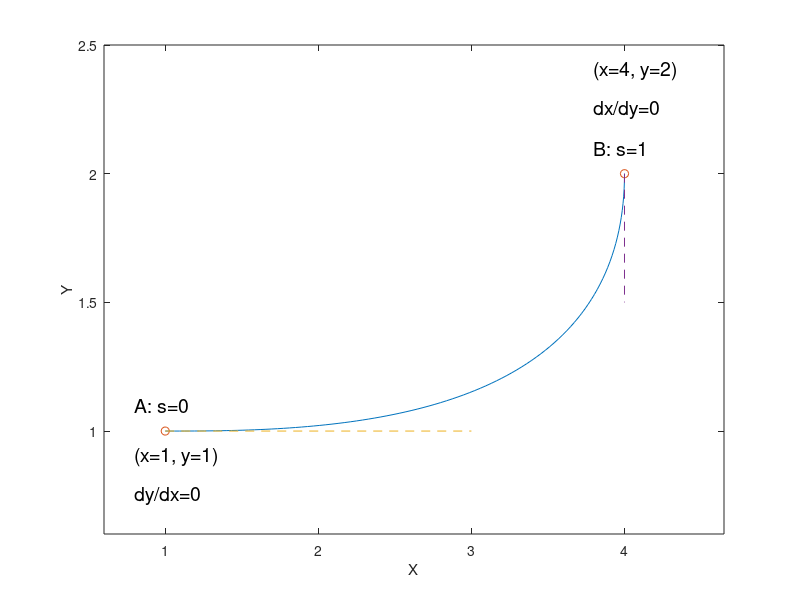

Recreate this plot in MATLAB.
% f4_13
% Copyright S. Nakamura, 1995
set(gcf, 'NumberTitle','off','Name', 'Figure 4.13')

clear,clf
a = 3;
b = 3;
c = [0,0,0,1; 0,0,1,0; 1,1,1,1; 3,2,1,0]\[1; a; 4; 0];
d = [0,0,0,1; 0,0,1,0; 1,1,1,1; 3,2,1,0]\[1; 0; 2; b];
s = 0:0.01:1;
x = polyval(c,s); y = polyval(d,s);  plot(x,y)

hold on
plot([1,4],[1,2],'o')
text(0.8,1.1, 'A: s=0','FontSize',[14])
text(0.8,0.9, '(x=1, y=1)','FontSize',[14])
text(0.8,0.75, 'dy/dx=0','FontSize',[14])
text(3.8, 2.1, 'B: s=1','FontSize',[14])
text(3.8, 2.25, 'dx/dy=0','FontSize',[14])
text(3.8, 2.4, '(x=4, y=2)','FontSize',[14])
plot([1,3],[1,1],'--')
plot([4,4],  [2,1.5],'--')


xlabel('X'); ylabel('Y');



axis([0.6 4.65 0.6 2.5])
%print fig4d13.ps
